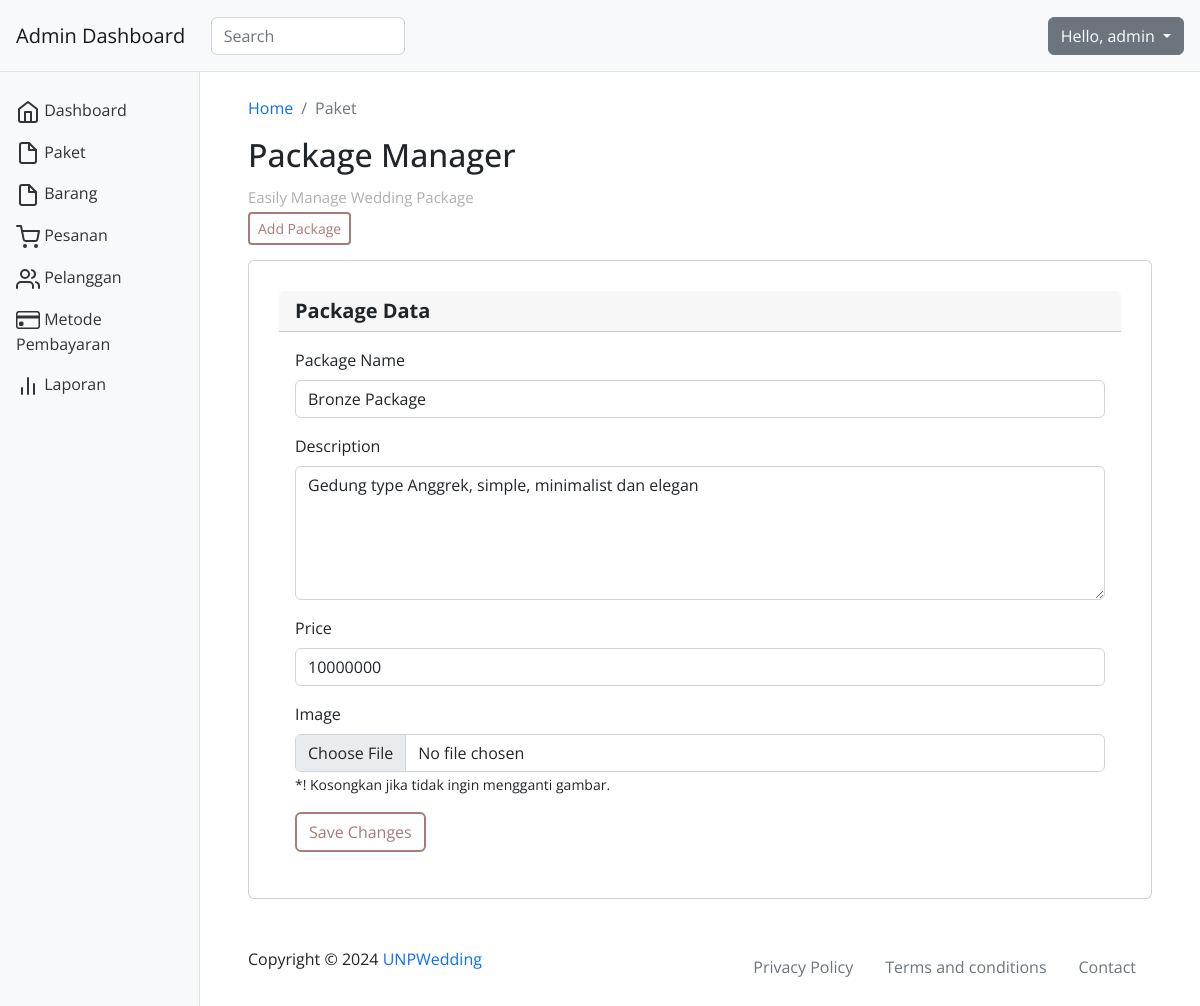
The page /dashboard/edit_package.php?id=1 (signed in) on the database its author committed.
### tables this page shows
CREATE TABLE IF NOT EXISTS `packages` (
  `p_id` int NOT NULL AUTO_INCREMENT,
  `p_name` varchar(255) NOT NULL,
  `p_description` text,
  `p_price` int NOT NULL,
  `p_image` varchar(255) DEFAULT NULL,
  `p_created_at` datetime NOT NULL,
  PRIMARY KEY (`p_id`)
);

### dashboard/edit_package.php (the view, shortened to what this page needs)
<?php
require_once("function_page.php");
require_once("function_package.php");
$username = $_SESSION['username'];
if (isset($_GET['id'])) {
    $package_id = intval($_GET['id']);
} else {
    die("ID package tidak ditemukan.");
}
function getPackageData($package_id) {
    global $conn;
    $stmt = $conn->prepare("SELECT p_name, p_description, p_price, p_image FROM packages WHERE p_id = ?");
    $stmt->bind_param("i", $package_id);
    $stmt->execute();
    $result = $stmt->get_result();
    return $result->fetch_assoc();
}
$packageData = getPackageData($package_id);
?>
<!DOCTYPE html>
<html lang="en">
<head>
    <link rel="stylesheet" href="../vendor/bootstrap/css/bootstrap.min.css">
    <link rel="stylesheet" href="../assets/css/chartist.min.css">
    <link rel="stylesheet" href="../assets/css/style.css">
    <link rel="stylesheet" href="https://cdn.datatables.net/2.0.4/css/dataTables.dataTables.min.css">
</head>
<body>
    <nav class="navbar navbar-light bg-light p-3">
        <div class="d-flex col-12 col-md-3 col-lg-2 mb-2 mb-lg-0 flex-wrap flex-md-nowrap justify-content-between">
            <a class="navbar-brand" href="index.php">
            </a>
        </div>
        <div class="col-12 col-md-4 col-lg-2">
            <input class="form-control form-control-dark" type="text" placeholder="Search" aria-label="Search">
        </div>
        <div class="col-12 col-md-5 col-lg-8 d-flex align-items-center justify-content-md-end mt-3 mt-md-0">
            <div class="dropdown">
                <button class="btn btn-secondary dropdown-toggle" type="button" id="dropdownMenuButton" data-toggle="dropdown" aria-expanded="false">
                    Hello, <?php echo $username; ?>
                </button>
            </div>
        </div>
    </nav>
    <div class="container-fluid">
        <div class="row">
            <main class="col-md-9 col-lg-10 offset-md-2 px-md-5 py-4">
                <nav aria-label="breadcrumb">
                    <ol class="breadcrumb">
                        <li class="breadcrumb-item"><a href="index.php">Home</a></li>
                        <li class="breadcrumb-item active" aria-current="page">Paket</li>
                    </ol>
                </nav>
                <h1 class="h2">Package Manager</h1>
                <p>Easily Manage Wedding Package</p>
                <a href="#" class="btn btn-sm btn-primary">Add Package</a>
                <div class="row">
                    <div class="col-12 col-xl-12 mb-4 mb-lg-0">
                        <div class="card">
                            <h5 class="card-header">Package Data</h5>
                            <div class="card-body">
                                <form action="<?php echo $_SERVER["PHP_SELF"] . '?id=' . $package_id; ?>" method="POST" enctype="multipart/form-data">
                                    <div class="mb-3">
                                        <label for="name" class="form-label">Package Name</label>
                                        <input type="text" class="form-control" id="name" name="name" value="<?php echo htmlspecialchars($packageData['p_name']); ?>" required>
                                    </div>
                                    <div class="mb-3">
                                        <label for="description" class="form-label">Description</label>
                                        <textarea class="form-control" id="description" name="description" rows="5" required><?php echo htmlspecialchars($packageData['p_description']); ?></textarea>
                                    </div>
                                    <div class="mb-3">
                                        <label for="price" class="form-label">Price</label>
                                        <input type="number" class="form-control" id="price" name="price" value="<?php echo htmlspecialchars($packageData['p_price']); ?>" required>
                                    </div>
                                    <div class="mb-3">
                                        <label for="image" class="form-label">Image</label>
                                        <input type="file" class="form-control" id="image" name="image">
                                        <small>*! Kosongkan jika tidak ingin mengganti gambar.</small>
                                    </div>
                                    <button type="submit" class="btn btn-primary">Save Changes</button>
                                </form>
                            </div>
                        </div>
                    </div>
                    <footer class="pt-5 d-flex justify-content-between">
                        <span>Copyright © 2024 <a href="#">UNPWedding</a></span>
                        <ul class="nav m-0">
                            <li class="nav-item">
                                <a class="nav-link text-secondary" aria-current="page" href="#">Privacy Policy</a>
                            </li>
                            <li class="nav-item">
                                <a class="nav-link text-secondary" href="#">Terms and conditions</a>
                            </li>
                            <li class="nav-item">
                                <a class="nav-link text-secondary" href="#">Contact</a>
                            </li>
                        </ul>
                    </footer>
            </main>
        </div>
    </div>
</body>
</html>

### assets/css/style.css (style rules this page uses)
html, body, div, span, applet, object, iframe, h1, h2, h3, h4, h5, h6, p, blockquote, div pre, a, abbr, acronym, address, big, cite, code, del, dfn, em, font, img, ins, kbd, q, s, samp, small, strike, strong, sub, sup, tt, var, b, u, i, center, dl, dt, dd, ol, ul, li, figure, header, nav, section, article, aside, footer, figcaption { margin: 0; padding: 0; border: 0; outline: 0; }
ul, li { padding: 0; margin: 0; list-style: none; }
header, nav, section, article, aside, footer, hgroup { display: block; }
* { box-sizing: border-box; }
html, body { font-family: 'Open Sans', sans-serif; -ms-text-size-adjust: 100%; -webkit-font-smoothing: antialiased; -moz-osx-font-smoothing: grayscale; }
a { text-decoration: none !important; }
h1, h2, h3, h4, h5, h6 { margin-top: 0px; margin-bottom: 0px; font-weight: 700; }
ul { margin-bottom: 0px; }
p { font-size: 15px; line-height: 30px; color: #afafaf; }
html, body { font-family: 'Open Sans', sans-serif; }
.nav { justify-content: right; }
.btn-primary { color: #A77B78; background-color: transparent; border: 2px solid #A77B78; }
button, .accordion-button { color: #A77B78; }
button, .accordion-button:hover { color: #000; }
.page-order, .card { margin: 30px 0 0 0; padding: 50px; }
button[type=button] { width: 100%; }
.page-payment, .card { margin: 15px 0 0 0; padding: 30px; }
.main, .col-lg-10 { float: right; }
.navbar { box-shadow: inset 0 -1px 0 rgba(0, 0, 0, .1); }
@media (min-width: 767.98px) { .navbar { top: 0; position: sticky; z-index: 999; } }
body { overflow-x: hidden; }

### rows shown on the page
packages: name "Bronze Package", description "Gedung type Anggrek, simple, minimalist dan elegan", price "10000000"

### other values the page prints
$username "admin"
